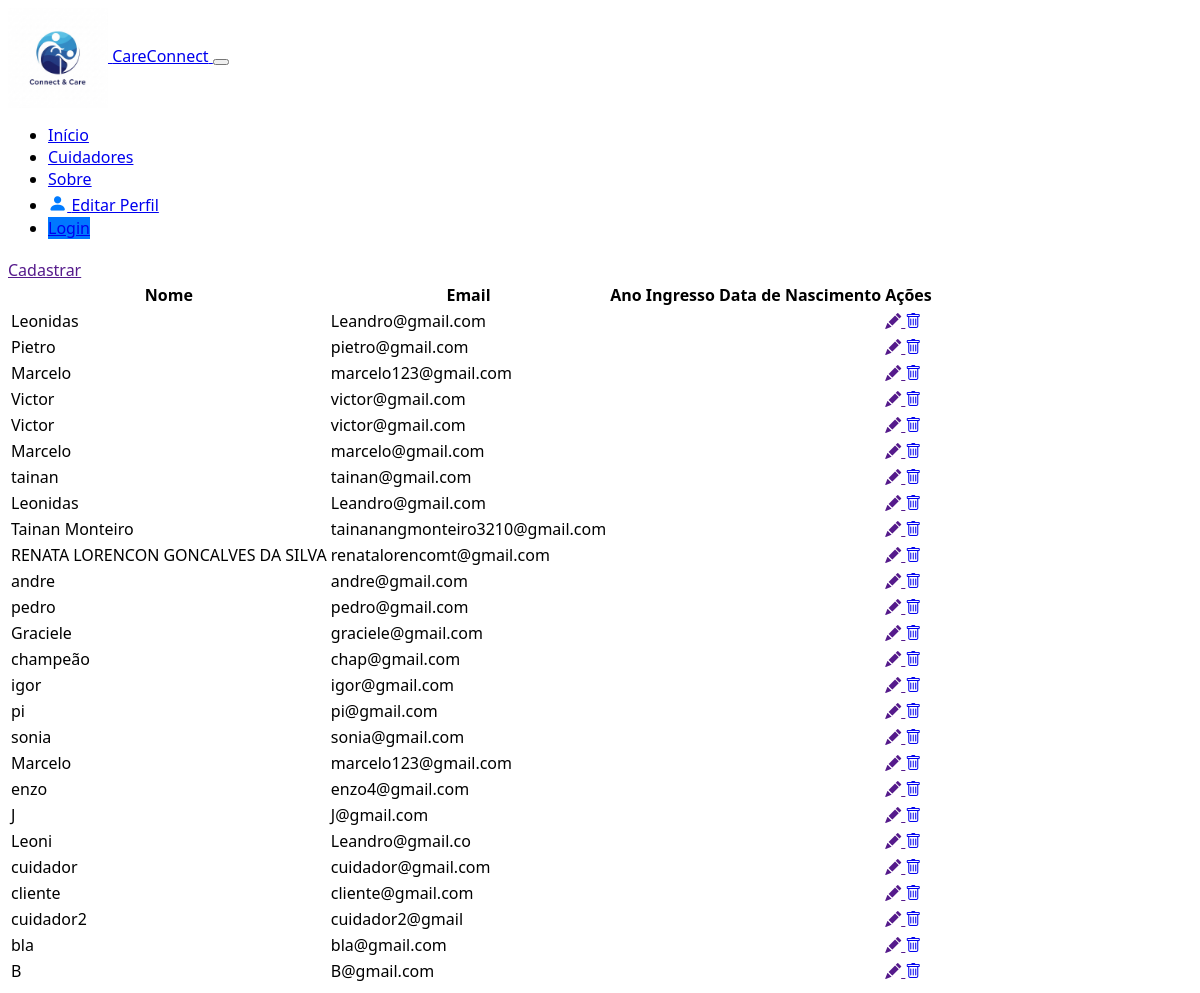
/usuario, run on an earlier commit of the app's database.
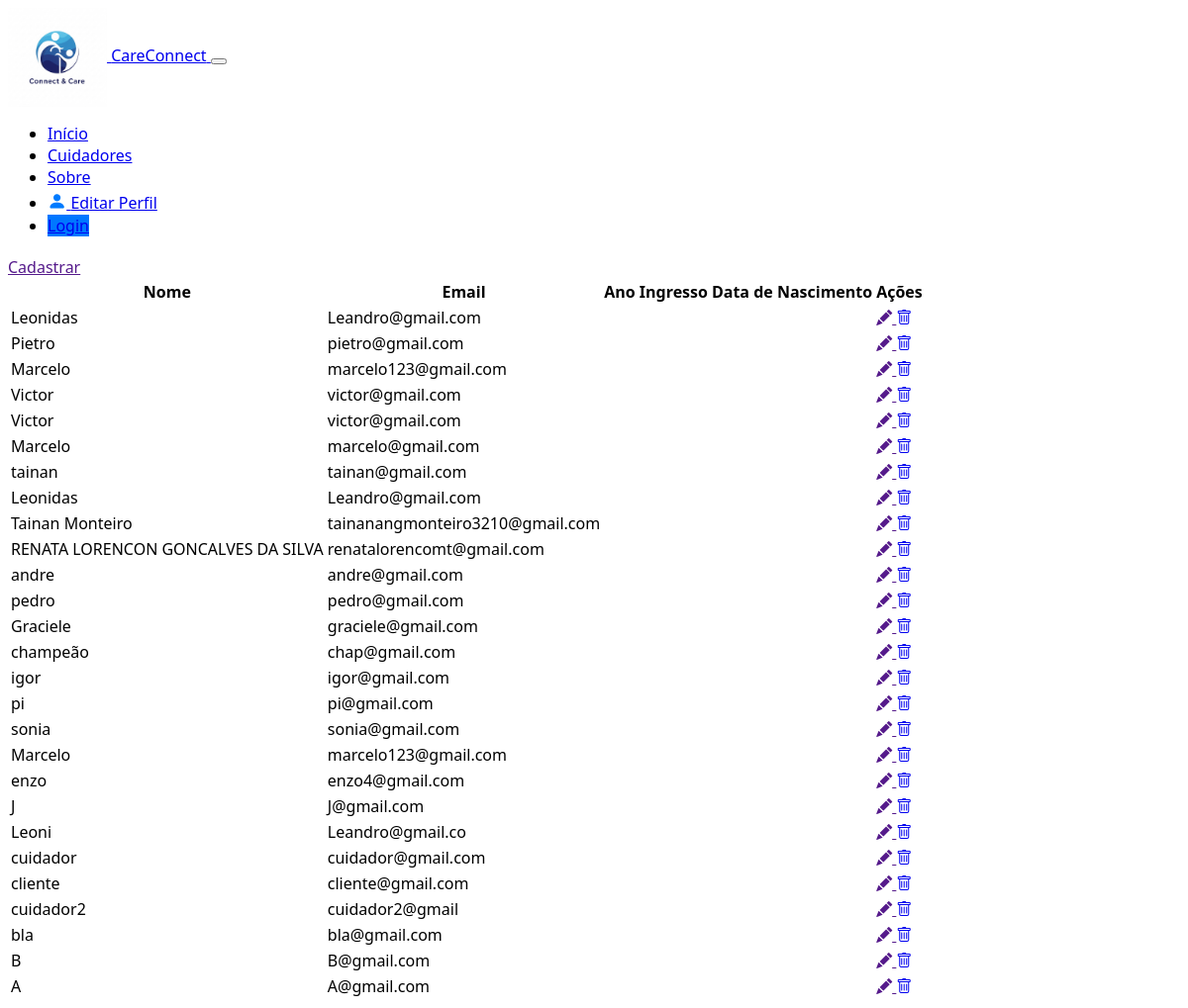
And on a later commit of the database.
### pfi/models.py (models this page shows, shortened)
class Usuario(models.Model):
    nome = models.CharField(max_length=100)
    email = models.EmailField()
    cpf = models.CharField(max_length=20)
    telefone = models.CharField(max_length=15)
    senha = models.CharField(max_length=128)
    data_cadastro = models.DateTimeField(auto_now_add=True)
    data_nasc = models.DateField()
    foto = models.ImageField(upload_to="fotos_cuidadores/", null=True, blank=True)

### pfi/views.py (the view)
# urls.py: path('usuario', UsuarioListView.as_view(), name='usuario'),
class UsuarioListView(ListView):
    model = Usuario
    template_name = 'usuario.html'
    context_object_name = 'usuarios'

### pfi/templates/usuario.html (shortened to what this page needs)
{% extends 'page.html' %}
{% block conteudo %}
<div class="content container mt-4">
    <div class="text-end">
        <a class="btn btn-success" href="">Cadastrar </a>
    </div>
    <table>
        <thead class='table-dark'>
        <tr>
            <th>Nome</th>
            <th>Email</th>
            <th>Ano Ingresso</th>
            <th>Data de Nascimento</th>
            <th>Ações</th>
        </tr>
        </thead>
        <tbody>
        {% for al in usuarios %}
        <tr>
            <td>{{ al.nome }}</td>
            <td>{{ al.email }}</td>
            <td>{{ al.ano_ingresso }}</td>
            <td>{{ al.data_nascimento }}</td>
            <td>
                <a href="">
                    <i class="bi bi-pencil-fill"></i>
                </a>
                <a class="text-danger" href=”">
                    <i class="bi bi-trash"></i>
                </a>
            </td>
        </tr>
        {% endfor %}
        </tbody>
    </table>
</div>
{% endblock conteudo %}

What changed in the data, as far as the page shows it:
added Usuario: nome "A", email "A@gmail.com"
